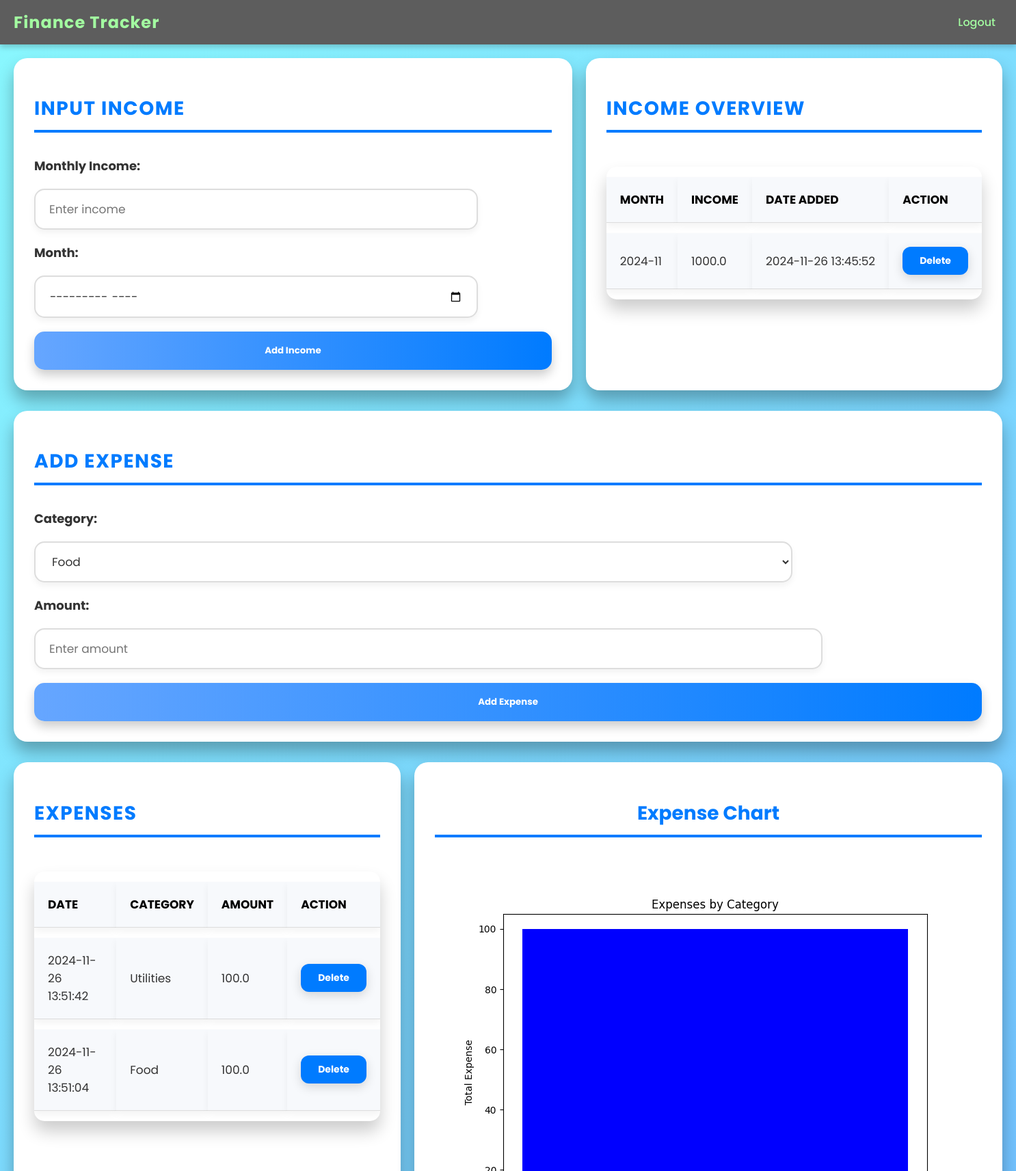
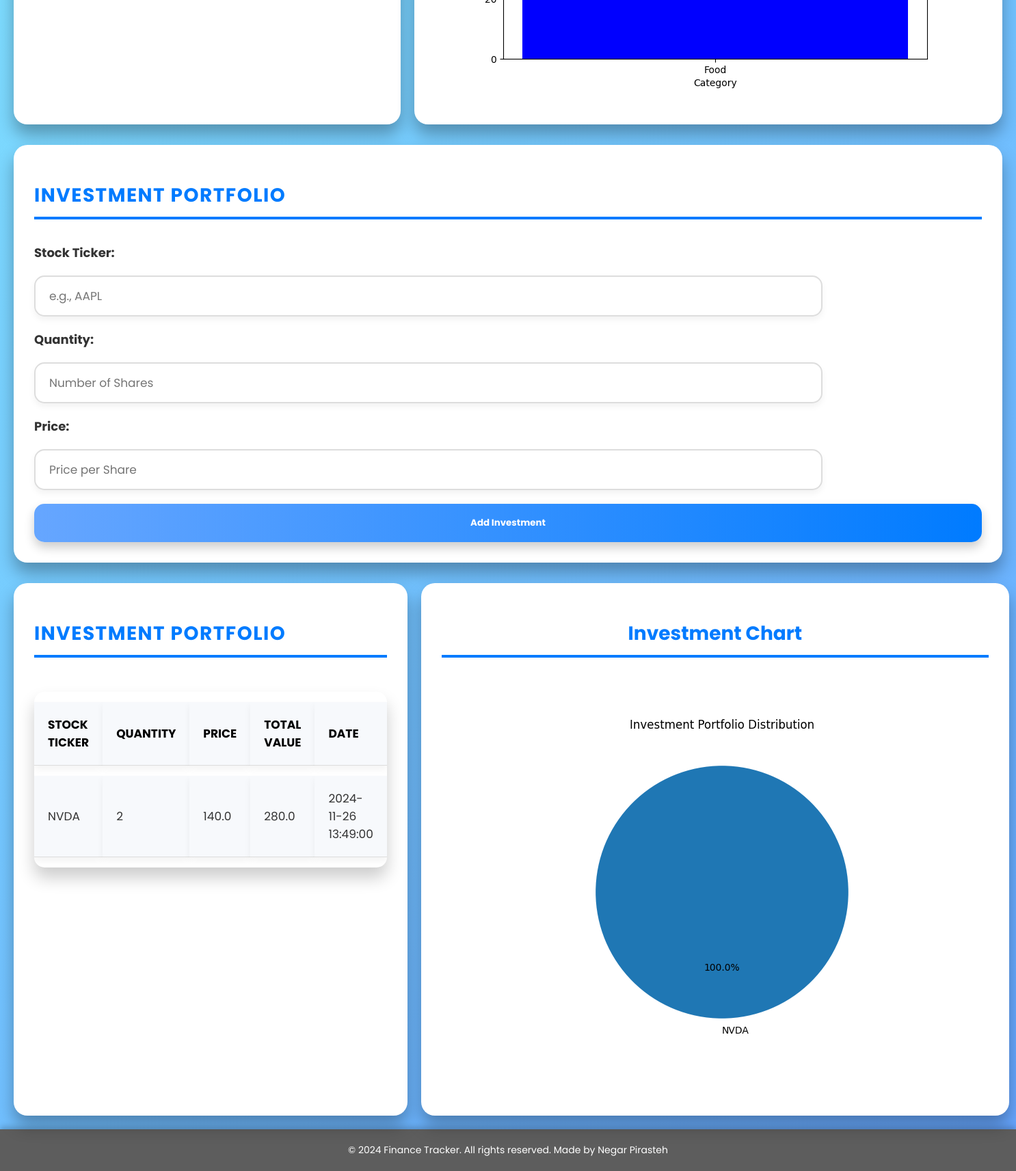
/dashboard (signed in), run on the app's committed database (2 pictures, top to bottom).
### tables this page shows
CREATE TABLE income (
                            id INTEGER PRIMARY KEY AUTOINCREMENT,
                            user_id INTEGER NOT NULL,
                            monthly_income REAL NOT NULL,
                            month TEXT NOT NULL,
                            date TIMESTAMP DEFAULT CURRENT_TIMESTAMP,
                            FOREIGN KEY(user_id) REFERENCES users(id)
                          );

CREATE TABLE expenses (
                            id INTEGER PRIMARY KEY AUTOINCREMENT,
                            user_id INTEGER NOT NULL,
                            category TEXT NOT NULL,
                            amount REAL NOT NULL,
                            date TIMESTAMP DEFAULT CURRENT_TIMESTAMP,
                            FOREIGN KEY(user_id) REFERENCES users(id)
                          );

CREATE TABLE investments (
                            id INTEGER PRIMARY KEY AUTOINCREMENT,
                            user_id INTEGER NOT NULL,
                            ticker TEXT NOT NULL,
                            quantity INTEGER NOT NULL,
                            price REAL NOT NULL,
                            total REAL NOT NULL,
                            date TIMESTAMP DEFAULT CURRENT_TIMESTAMP,
                            FOREIGN KEY(user_id) REFERENCES users(id)
                          );

### app.py (the view)
@app.route('/dashboard')
@login_required
def dashboard():
    user_id = current_user.id
    with sqlite3.connect('finance_tracker.db') as conn:
        cursor = conn.cursor()
        cursor.execute("SELECT id, date, category, amount FROM expenses WHERE user_id = ? ORDER BY date DESC", (user_id,))
        expenses = cursor.fetchall()
        cursor.execute("SELECT id, ticker, quantity, price, total, date FROM investments WHERE user_id = ? ORDER BY date DESC", (user_id,))
        investments = cursor.fetchall()
        cursor.execute("SELECT id, monthly_income, month, date FROM income WHERE user_id = ? ORDER BY date DESC", (user_id,))
        income = cursor.fetchall()
        generate_expense_chart(user_id)
        generate_investment_chart(user_id)
    return render_template(
        'dashboard.html',
        expenses=expenses,
        investments=investments,
        income=income
    )

### app.py (called while the page is built)
@login_manager.user_loader
def load_user(user_id):
    with sqlite3.connect('finance_tracker.db') as conn:
        cursor = conn.cursor()
        cursor.execute("SELECT id, username FROM users WHERE id = ?", (user_id,))
        user = cursor.fetchone()
        if user:
            return User(user[0], user[1])
        return None

def generate_expense_chart(user_id):
    with sqlite3.connect('finance_tracker.db') as conn:
        df = pd.read_sql_query("SELECT category, SUM(amount) as total FROM expenses WHERE user_id = ? GROUP BY category", conn, params=(user_id,))
    plt.figure(figsize=(8, 6))
    plt.bar(df['category'], df['total'], color='blue')
    plt.title('Expenses by Category')
    plt.xlabel('Category')
    plt.ylabel('Total Expense')
    plt.savefig('static/expense_chart.png')
    plt.close()

def generate_investment_chart(user_id):
    with sqlite3.connect('finance_tracker.db') as conn:
        df = pd.read_sql_query("SELECT ticker, SUM(total) as total_value FROM investments WHERE user_id = ? GROUP BY ticker", conn, params=(user_id,))
    plt.figure(figsize=(8, 6))
    plt.pie(df['total_value'], labels=df['ticker'], autopct='%1.1f%%', startangle=90)
    plt.title('Investment Portfolio Distribution')
    plt.savefig('static/investment_chart.png')
    plt.close()

### templates/dashboard.html (shortened to what this page needs)
{% extends "base.html" %}
{% block content %}
<div class="dashboard">
    <div class="section-wrapper">
        <div class="row">
            <div class="card income-input">
                <h2>Input Income</h2>
                <form method="POST" action="/add-income">
                    <label for="income">Monthly Income:</label>
                    <input type="number" id="income" name="income" placeholder="Enter income" required>
                    <label for="month">Month:</label>
                    <input type="month" id="month" name="month" required>
                    <button type="submit">Add Income</button>
                </form>
            </div>
            <div class="card income-table">
                <h2>Income Overview</h2>
                <table>
                    <thead>
                        <tr>
                            <th>Month</th>
                            <th>Income</th>
                            <th>Date Added</th>
                            <th>Action</th>
                        </tr>
                    </thead>
                    <tbody>
                        {% for entry in income %}
                        <tr>
                            <td>{{ entry[2] }}</td>
                            <td>{{ entry[1] }}</td>
                            <td>{{ entry[3] }}</td>
                            <td>
                                <form method="POST" action="{{ url_for('delete_income', income_id=entry[0]) }}">
                                    <button type="submit">Delete</button>
                                </form>
                            </td>
                        </tr>
                        {% endfor %}
                    </tbody>
                </table>
            </div>
        </div>
        <div class="row full-width">
            <div class="card expense-input">
                <h2>Add Expense</h2>
                <form method="POST" action="/add-expense">
                    <label for="category">Category:</label>
                    <select id="category" name="category" required>
                        <option value="Food">Food</option>
                    </select>
                    <label for="amount">Amount:</label>
                    <input type="number" id="amount" name="amount" placeholder="Enter amount" required>
                    <button type="submit">Add Expense</button>
                </form>
            </div>
        </div>
        <div class="row">
            <div class="card expense-table">
                <h2>Expenses</h2>
                <table>
                    <thead>
                        <tr>
                            <th>Date</th>
                            <th>Category</th>
                            <th>Amount</th>
                            <th>Action</th>
                        </tr>
                    </thead>
                    <tbody>
                        {% for expense in expenses %}
                        <tr>
                            <td>{{ expense[1] }}</td>
                            <td>{{ expense[2] }}</td>
                            <td>{{ expense[3] }}</td>
                            <td>
                                <form method="POST" action="{{ url_for('delete_expense', expense_id=expense[0]) }}">
                                    <button type="submit">Delete</button>
                                </form>
                            </td>
                        </tr>
                        {% endfor %}
                    </tbody>
                </table>
            </div>
            <div class="chart-card expense-chart">
                <h2>Expense Chart</h2>
                <img src="{{ url_for('static', filename='expense_chart.png') }}" alt="Expense Chart">
            </div>
        </div>
        <div class="row full-width">
            <div class="card investment-input">
                <h2>Investment Portfolio</h2>
                <form method="POST" action="/add-investment">
                    <label for="ticker">Stock Ticker:</label>
                    <input type="text" id="ticker" name="ticker" placeholder="e.g., AAPL" required>
                    <label for="quantity">Quantity:</label>
                    <input type="number" id="quantity" name="quantity" placeholder="Number of Shares" required>
                    <label for="price">Price:</label>
                    <input type="number" id="price" name="price" placeholder="Price per Share" required>
                    <button type="submit">Add Investment</button>
                </form>
            </div>
        </div>
        <div class="row">
            <div class="card investment-table">
                <h2>Investment Portfolio</h2>
                <table>
                    <thead>
                        <tr>
                            <th>Stock Ticker</th>
                            <th>Quantity</th>
                            <th>Price</th>
                            <th>Total Value</th>
                            <th>Date</th>
                        </tr>
                    </thead>
                    <tbody>
                        {% for investment in investments %}
                        <tr>
                            <td>{{ investment[1] }}</td>
                            <td>{{ investment[2] }}</td>
                            <td>{{ investment[3] }}</td>
                            <td>{{ investment[4] }}</td>
                            <td>{{ investment[5] }}</td>
                        </tr>
                        {% endfor %}
                    </tbody>
                </table>
            </div>
            <div class="chart-card investment-chart">
                <h2>Investment Chart</h2>
                <img src="{{ url_for('static', filename='investment_chart.png') }}" alt="Investment Chart">
            </div>
        </div>
    </div>
</div>
{% endblock %}

### templates/base.html (shortened to what this page needs)
<!DOCTYPE html>
<html lang="en">
<head>
    <link rel="stylesheet" href="{{ url_for('static', filename='style.css') }}">
</head>
<body>
    <header>
        <div class="navbar">
            <h1 class="navbar-title">
                <a href="{{ url_for('welcome') }}" class="navbar-title-link">Finance Tracker</a>
            </h1>
            <nav>
                <ul class="navbar-links">
                    {% if current_user.is_authenticated %}
                        <li><a href="{{ url_for('logout') }}">Logout</a></li>
                    {% else %}
                        <li><a href="{{ url_for('login') }}">Login</a></li>
                        <li><a href="{{ url_for('signup') }}">Sign Up</a></li>
                    {% endif %}
                </ul>
            </nav>
        </div>
    </header>
    <main>
        {% block content %}{% endblock %}
    </main>
    <footer>
        <p>&copy; 2024 Finance Tracker. All rights reserved. Made by Negar Pirasteh</p>
    </footer>
</body>
</html>

### static/style.css (style rules this page uses)
* { font-family: "Poppins", sans-serif; }
body { margin: 0; padding: 0; box-sizing: border-box; overflow-x: hidden; }
.navbar { display: flex; justify-content: space-between; align-items: center; background: #5D5D5D; padding: 15px 20px; color: #A3FDA1; box-shadow: 0 4px 8px rgba(0, 0, 0, 0.2); position: sticky; top: 0; z-index: 1000; }
.navbar-title { font-size: 24px; font-weight: bold; margin: 0; letter-spacing: 1px; }
.navbar-title a { text-decoration: none; color: inherit; }
.navbar-links { list-style: none; display: flex; gap: 30px; margin: 0; padding: 0; }
.navbar-links li { margin: 0; }
.navbar-links a { text-decoration: none; color: #A3FDA1; font-size: 16px; font-weight: 500; padding: 5px 10px; border-radius: 5px; transition: background 0.3s, color 0.3s; }
footer { background: #5D5D5D; color: white; text-align: center; padding: 20px 0; font-size: 14px; font-weight: 400; box-shadow: 0 -4px 8px rgba(0, 0, 0, 0.2); }
footer p { margin: 0; }
.dashboard { display: flex; flex-direction: column; gap: 40px; padding: 20px; background: linear-gradient(135deg, #89f7fe, #66a6ff); color: #333; min-height: 100vh; }
.section-wrapper { display: flex; flex-direction: column; gap: 30px; }
.row { display: flex; gap: 20px; width: 100%; }
.row.full-width { flex-direction: row; gap: 20px; }
.income-input, .expense-input, .investment-input { flex: 2; }
.income-input, .income-table, .expense-input, .expense-table, .investment-input, .investment-table { background: #ffffff; border-radius: 20px; box-shadow: 0 15px 25px rgba(0, 0, 0, 0.3); padding: 30px; transition: transform 0.4s ease, box-shadow 0.4s ease; color: #333; display: flex; flex-direction: column; gap: 20px; }
.income-input h2, .income-table h2, .expense-input h2, .expense-table h2, .investment-input h2, .investment-table h2 { font-size: 28px; font-weight: bold; color: #007bff; text-transform: uppercase; letter-spacing: 1.5px; margin-bottom: 15px; border-bottom: 4px solid #007bff; padding-bottom: 10px; }
table { width: 100%; border-collapse: separate; border-spacing: 0 15px; margin-top: 15px; overflow: hidden; border-radius: 15px; background: #ffffff; transition: box-shadow 0.4s; box-shadow: 0 15px 25px rgba(0, 0, 0, 0.2); }
thead { background: linear-gradient(to right, #007bff, #00c6ff); color: black; text-transform: uppercase; font-size: 18px; }
th, td { padding: 20px; text-align: left; border-bottom: 1px solid #ddd; font-size: 17px; background: #f7f9fc; box-shadow: 0 5px 10px rgba(0, 0, 0, 0.05); }
tbody tr { transition: background 0.3s ease, transform 0.3s ease; }
td button { background: #007bff; color: white; border: none; border-radius: 12px; padding: 10px 25px; font-size: 14px; cursor: pointer; transition: background 0.4s ease, transform 0.3s; box-shadow: 0 5px 15px rgba(0, 0, 0, 0.15); }
form { display: flex; flex-direction: column; gap: 20px; }
form label { font-size: 18px; font-weight: bold; color: #333; }
input, select { padding: 15px 20px; border: 2px solid #ddd; border-radius: 15px; font-size: 17px; transition: border 0.3s ease, box-shadow 0.3s ease; background: #ffffff; color: #333; width: 80%; box-shadow: 0 5px 10px rgba(0, 0, 0, 0.05); }
button { background: linear-gradient(to right, #66a6ff, #007bff); color: #ffffff; font-weight: bold; border: none; cursor: pointer; border-radius: 15px; padding: 18px 30px; transition: background 0.3s ease, transform 0.4s ease; width: 100%; box-shadow: 0 8px 15px rgba(0, 0, 0, 0.2); }
.chart-card { background: #ffffff; border-radius: 20px; box-shadow: 0 15px 25px rgba(0, 0, 0, 0.3); padding: 30px; transition: transform 0.4s ease, box-shadow 0.4s ease; color: #333; display: flex; flex-direction: column; gap: 20px; }
.chart-card h2 { font-size: 28px; font-weight: bold; color: #007bff; text-align: center; border-bottom: 4px solid #007bff; padding-bottom: 10px; margin-bottom: 20px; }

### data on the page
income: month "2024-11", monthly_income "1000.0", date "2024-11-26 13:45:52"
expenses: date "2024-11-26 13:51:42", category "Utilities", amount "100.0"
expenses: date "2024-11-26 13:51:04", category "Food", amount "100.0"
investments: ticker "NVDA", quantity "2", price "140.0", total "280.0", date "2024-11-26 13:49:00"
